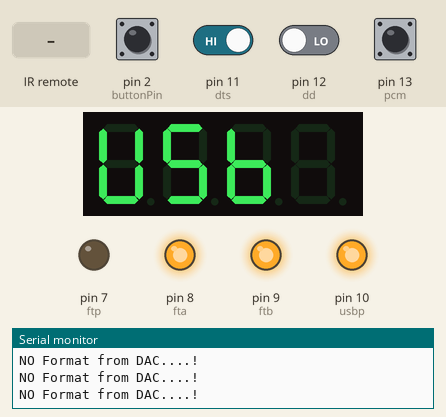
Simulated run of this sketch. Board: Arduino Uno, built with avr-gcc and run on an emulated ATmega328P. Shown: 4-digit seven-segment display, output pins drawn as LEDs (lit = HIGH), the last lines printed to the serial monitor. Inputs (shaded band) come from the test bench; at power-on: pin 2 (buttonPin), pin 11 (dts), pin 13 (pcm) HIGH, pin 12 (dd) LOW. EEPROM starts erased.

Above: at 5.0 s.
5.1 s: pin 2 (buttonPin) pulled LOW for 0.15 s
At 6.0 s:
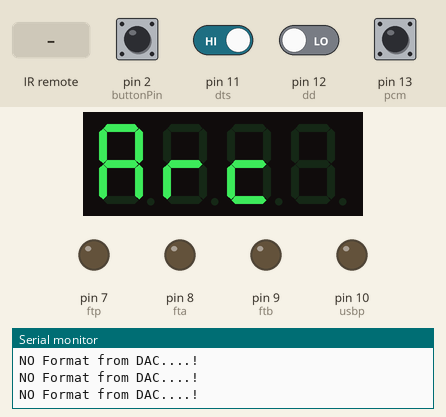
7.1 s: infrared code 0xFD0 received
At 8.3 s:
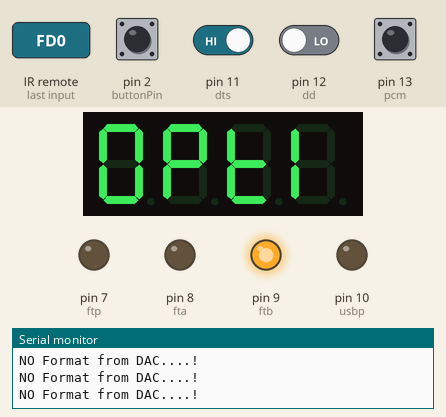
9.1 s: pin 2 (buttonPin) pulled LOW for 1 s
At 10.8 s:
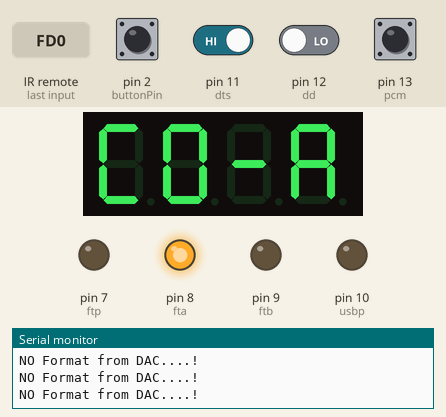
11.6 s: pin 11 (dts) driven LOW
At 12.8 s:
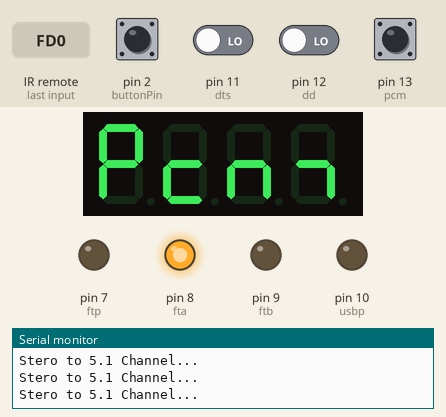
13.1 s: pin 2 (buttonPin) pulled LOW for 0.15 s
At 14.3 s:
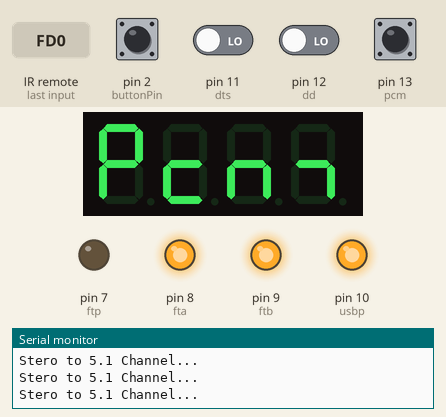
14.7 s: pin 2 (buttonPin) pulled LOW for 0.15 s
At 15.3 s:
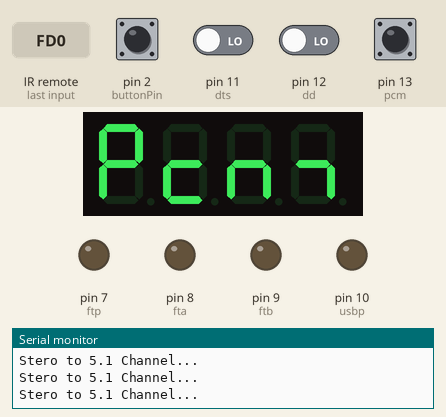
Timing chart, 0 to 17.3 s (numbered marks = the images above; inputs shaded):
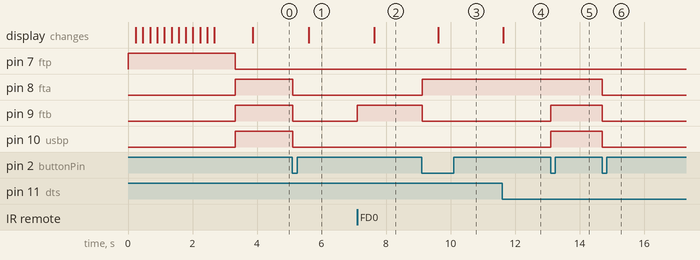

Measured:
- after the input at 5.1 s, pin 8 (fta), pin 9 (ftb), pin 10 (usbp): HIGH → LOW at once; the display: changes after 0.51 s (image 1)
- after the input at 7.1 s, pin 9 (ftb): LOW → HIGH at once; the display: changes after 0.53 s (image 2)
- after the input at 9.1 s, pin 8 (fta): LOW → HIGH at once; pin 9 (ftb): HIGH → LOW at once; the display: changes after 0.52 s (image 3)
- after the input at 11.6 s, the display: changes at once (image 4)
- after the input at 13.1 s, pin 9 (ftb), pin 10 (usbp): LOW → HIGH at once
- after the input at 14.7 s, pin 8 (fta), pin 9 (ftb), pin 10 (usbp): HIGH → LOW at once

The sketch:

dac.ino
```cpp
#include <EEPROM.h>
#include <TM1637Display.h>

#include <IRremote.h>
// *************************************************************************************

const uint8_t SEG_DD[] = { //dolby
  SEG_D | SEG_B | SEG_C | SEG_E | SEG_G, //d
   SEG_C | SEG_E | SEG_D | SEG_G, //0
   SEG_E | SEG_F, //l
   SEG_D | SEG_F | SEG_C | SEG_E | SEG_G,//b
};
const uint8_t SEG_DTS[] = { //dts
  SEG_D | SEG_B | SEG_C | SEG_E | SEG_G, //d
  SEG_D | SEG_E | SEG_F | SEG_G, //t
  SEG_A | SEG_C | SEG_D | SEG_F | SEG_G, //S
  false,
};
const uint8_t SEG_PCM[] = { //pcm
  SEG_A | SEG_B | SEG_E | SEG_F | SEG_G, //P
  SEG_D | SEG_E | SEG_G, //C
  SEG_C | SEG_E |  SEG_G, //n
  SEG_C |  SEG_G,//n
};
const uint8_t SEG_ARC[] = { //arc
  SEG_A | SEG_B | SEG_C | SEG_E | SEG_F | SEG_G, //A
  SEG_E | SEG_G, //R
  SEG_D | SEG_E | SEG_G, //C
  false,
};

const uint8_t SEG_coa[] = { //coaxial
  SEG_A | SEG_D | SEG_E | SEG_F, //C
  SEG_A | SEG_B | SEG_C | SEG_D | SEG_E | SEG_F, //O
  SEG_G,
  SEG_A | SEG_B | SEG_C | SEG_E | SEG_F | SEG_G, //A

};

const uint8_t SEG_OPT[] = { //optical
  SEG_A | SEG_B | SEG_C | SEG_D | SEG_E | SEG_F, //O
  SEG_A | SEG_B | SEG_E | SEG_F | SEG_G, //P
  SEG_D | SEG_E | SEG_F | SEG_G, //T
  SEG_E | SEG_F , //I
};

const uint8_t SEG_USB[] = { //usb mdule
  SEG_B | SEG_C | SEG_D | SEG_E | SEG_F, //U
  SEG_A | SEG_C | SEG_D | SEG_F | SEG_G, //S
  SEG_C | SEG_D | SEG_E | SEG_F | SEG_G, //b
  false,
};

// BOOT Animation..............
const uint8_t ANIMATION0[]= {
 SEG_A,false,false,false,
};
const uint8_t ANIMATION1[]= {
 SEG_A,SEG_A,false,false,
};
const uint8_t ANIMATION2[]= {
 SEG_A,SEG_A,SEG_A,false,
};
const uint8_t ANIMATION3[]= {
 SEG_A,SEG_A,SEG_A,SEG_A,
};
const uint8_t ANIMATION4[]= {
 SEG_A,SEG_A,SEG_A,
 SEG_A | SEG_B,
};
const uint8_t ANIMATION5[]= {
 SEG_A,SEG_A,SEG_A,
 SEG_A | SEG_B | SEG_C,
};
const uint8_t ANIMATION6[]= {
 SEG_A,SEG_A,SEG_A,
 SEG_A | SEG_B | SEG_C | SEG_D,
};
const uint8_t ANIMATION7[]= {
 SEG_A,
 SEG_A,
 SEG_A| SEG_D,
 SEG_A | SEG_B | SEG_C | SEG_D,
};
const uint8_t ANIMATION8[]= {
  SEG_A,
 SEG_A| SEG_D,
 SEG_A| SEG_D,
 SEG_A | SEG_B | SEG_C | SEG_D,
};
const uint8_t ANIMATION9[]= {
 SEG_A| SEG_D,
 SEG_A| SEG_D,
 SEG_A| SEG_D,
 SEG_A | SEG_B | SEG_C | SEG_D,
};
const uint8_t ANIMATION10[]= {
 SEG_A| SEG_D | SEG_E,
 SEG_A| SEG_D,
 SEG_A| SEG_D,
 SEG_A | SEG_B | SEG_C | SEG_D,
};
const uint8_t ANIMATION11[]= {
 SEG_A| SEG_D | SEG_E | SEG_F,
 SEG_A| SEG_D |SEG_G,
 SEG_A| SEG_D,
 SEG_A | SEG_B | SEG_C | SEG_D,
};
const uint8_t ANIMATION12[]= {
 SEG_A| SEG_D | SEG_E | SEG_F,
 SEG_A| SEG_D |SEG_G,
 SEG_A| SEG_D | SEG_G,
 SEG_A | SEG_B | SEG_C | SEG_D,
};
const uint8_t ANIMATION13[]= {
 SEG_A| SEG_D | SEG_E | SEG_F,
 SEG_A| SEG_D |SEG_G,
 SEG_A| SEG_D | SEG_G,
 SEG_A | SEG_B | SEG_C | SEG_D,
};


// *******************************************************************//
//                      Code Start Here
//                      Developed By Gadget_Vishwa
// *******************************************************************//
int dd=12,dts=11,pcm=13;
const int buttonPin = 2;
const int fta=8;
const int ftb=9;
const int usbp= 10;
const int ftp=7;
const int CLK = 6;        // Clock pin for TM1637
const int DIO = 5;        // Data pin for TM1637
TM1637Display display(CLK, DIO);

const int IRpin = 3;      // Pin connected to the TSOP sensor module
IRrecv irrecv(IRpin);
decode_results results;


int currentState = 0;
int lastButtonState = HIGH;
int buttonState;
int buttonPresses = 0;


  void setup() {
    Serial.begin(115200);
    Serial.println("Developed by Gadget_Vishwa.");
    pinMode(ftp, OUTPUT);
    digitalWrite(ftp, HIGH);
    display.setBrightness(0x0f);
    // NEED FOR LOOP
    display.setSegments(ANIMATION0);
    delay(200);
    display.setSegments(ANIMATION1);
    delay(200);
    display.setSegments(ANIMATION2);
    delay(200);
    display.setSegments(ANIMATION3);
    delay(200);
    display.setSegments(ANIMATION4);
    delay(200);
    display.setSegments(ANIMATION5);
    delay(200);
    display.setSegments(ANIMATION6);
    delay(200);
    display.setSegments(ANIMATION7);
    delay(200);
    display.setSegments(ANIMATION8);
    delay(200);
    display.setSegments(ANIMATION9);
    delay(200);
    display.setSegments(ANIMATION10);
    delay(200);
    display.setSegments(ANIMATION11);
    delay(200);
    display.setSegments(ANIMATION12);
    delay(200);
    display.setSegments(ANIMATION13);
    delay(200);
    display.setSegments(ANIMATION13);
    delay(200);

    pinMode(buttonPin, INPUT_PULLUP);
    pinMode(fta, OUTPUT);
    pinMode(ftb, OUTPUT);
    pinMode(usbp, OUTPUT);
    pinMode(dd,INPUT);
    pinMode(dts,INPUT);
    pinMode(pcm,INPUT);

    if (EEPROM.read(0) == 255) {  // Check if EEPROM is uninitialized
        EEPROM.write(0, 0);       // Set a default value
    }
    digitalWrite(ftp, LOW);
    currentState = EEPROM.read(0);  // Read last saved state from EEPROM
    buttonPresses = currentState;   // Set buttonPresses to match currentState
    updateMode();
    updateDisplay();                  // Apply last state to display, GPIO, and serial

    irrecv.enableIRIn();            // Start the IR receiver
}


void loop()
{   //for IR
    if (irrecv.decode(&results)) {
        if (results.value == 0xFD0) {  // Replace with your remote control key value
            buttonPresses++;
            currentState = buttonPresses % 4;
            updateMode();
            updateDisplay();
            EEPROM.update(0, currentState);
            delay(400);
        }
        irrecv.resume();  // Receive the next value
    }

    //for button press
    buttonState = digitalRead(buttonPin);
    if (buttonState == LOW && lastButtonState == HIGH) {
        buttonPresses++;
        currentState = buttonPresses % 4;
        updateMode();
        updateDisplay();
        EEPROM.update(0, currentState);
    }
    lastButtonState = buttonState;
    // delay(500);
    if(digitalRead(dd)==HIGH && digitalRead(dts)==LOW && digitalRead(pcm)==LOW){
       display.setSegments(SEG_DD);
       Serial.println("Dolby\n");
    }
    else if(digitalRead(dd)==LOW && digitalRead(dts)==HIGH && digitalRead(pcm)==LOW){
        display.setSegments(SEG_DTS);
        Serial.println("DTS\n");
    }
    else if(digitalRead(dd)==LOW && digitalRead(dts)==LOW && digitalRead(pcm)==HIGH){
        display.setSegments(SEG_PCM);
        Serial.println("Stero to 5.1 Channel...");
    }
    else{
        updateDisplay();
        Serial.println("NO Format from DAC....!");
    }

}

void updateDisplay() {
  switch (currentState) {
    case 0:
      display.setSegments(SEG_USB);
      break;
    case 1:
      display.setSegments(SEG_ARC);
      break;
    case 2:
       display.setSegments(SEG_OPT);
      break;
    case 3:
      display.setSegments(SEG_coa);
      break;
  }
}

void updateMode() {
  switch (currentState) {
    case 0:
      usb();
      break;
    case 1:
      arc();
      break;
    case 2:
      optical();
      break;
    case 3:
      coaxial();
      break;
  }
}


void arc(){
    digitalWrite(fta, LOW);
    digitalWrite(ftb, LOW);
    digitalWrite(usbp, LOW);
    Serial.println("arc");
    Serial.println("");
    delay(500);
}
void coaxial(){
    digitalWrite(fta, HIGH);
    digitalWrite(ftb, LOW);
    digitalWrite(usbp, LOW);
    Serial.println("coaxial");
    Serial.println(" ");
    delay(500);
}
void optical(){
    digitalWrite(fta, LOW);
    digitalWrite(ftb, HIGH);
    digitalWrite(usbp, LOW);
    Serial.println("optical");
    Serial.println(" ");
    delay(500);
}
void usb() {
    digitalWrite(fta, HIGH);    // Set fta HIGH
    digitalWrite(ftb, HIGH);    // Set ftb HIGH
    digitalWrite(usbp, HIGH);   // Set usbp HIGH
    Serial.println("usb");         // Print "usb" to Serial
    Serial.println(" ");
    delay(500);
}
```
